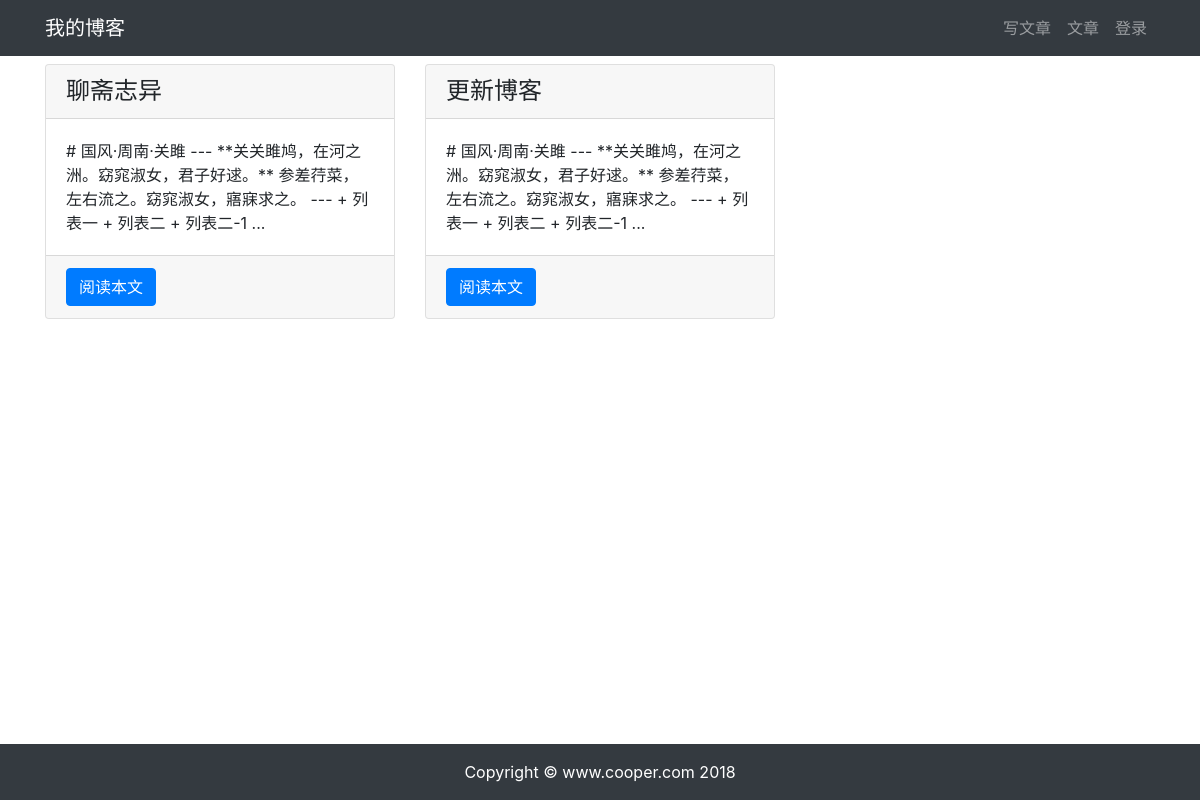
Before: /article/article-list/ with the older database file.
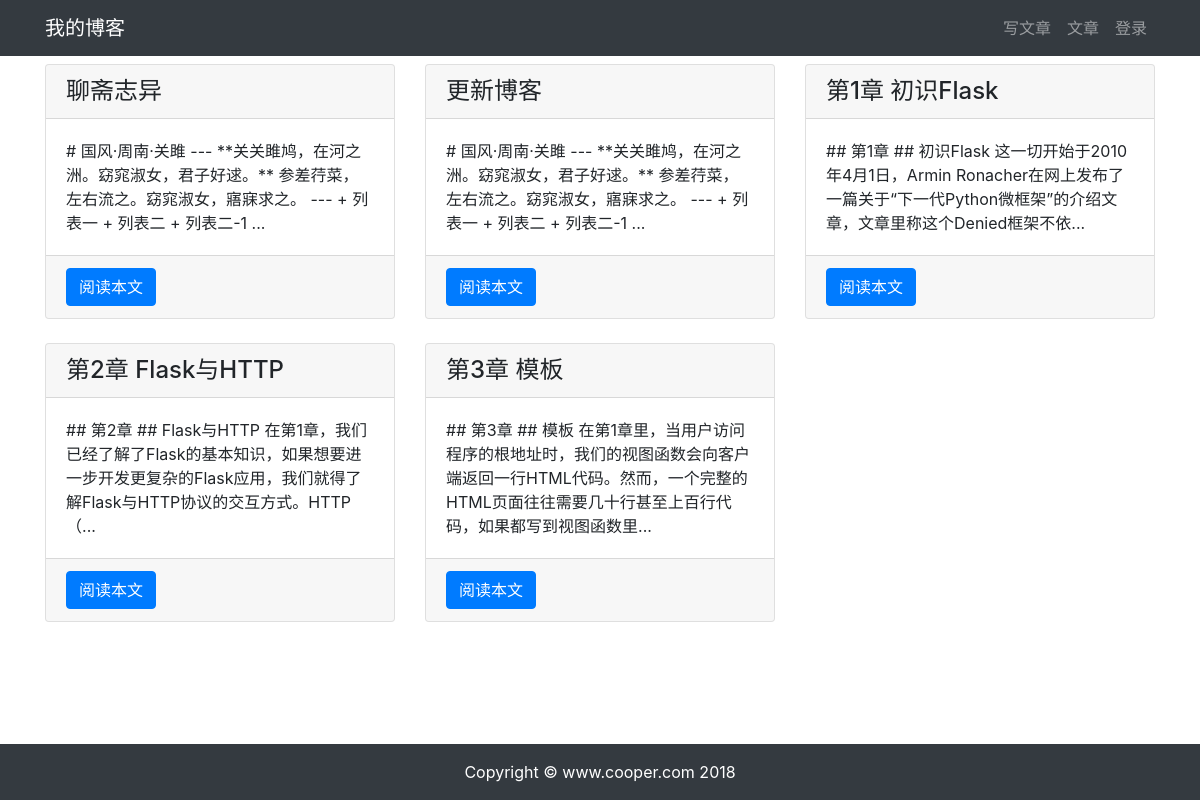
After: the same page with the newer database file.
### article/models.py (models this page shows, shortened)
class ArticlePost(models.Model):
    author = models.ForeignKey(User, on_delete=models.CASCADE)
    title = models.CharField(max_length=100)
    body = models.TextField()
    created = models.DateTimeField(default=timezone.now)
    updated = models.DateTimeField(auto_now=True)
    class Meta:
        ordering = ('created', '-created')
        verbose_name = '文章'
        verbose_name_plural = verbose_name

### article/views.py (the view)
# urls.py: path('article-list/', views.article_list, name='article_list'),
def article_list(request):
    articles = ArticlePost.objects.all()
    list_context = {'articles': articles}
    return render(request, 'article/list.html', list_context)

### templates/article/list.html (shortened to what this page needs)
{% extends "base.html" %}
{% load staticfiles %}
{% block content %}
<div class="container">
    <div class="row mt-2">
        {% for article in articles %}
        <div class="col-4 mb-4">
            <div class="card h-100">
                <h4 class="card-header">{{ article.title }}</h4>
                <div class="card-body">
                    <p class="card-text">{{ article.body|safe|slice:'100' }}...</p>
                </div>
                <div class="card-footer">
                    <a href="{% url 'article:article_detail' article.id %}" class="btn btn-primary">阅读本文</a>
                </div>
            </div>
        </div>
        {% endfor %}
    </div>
</div>
{% endblock content %}

Changed rows visible on the page:
added ArticlePost: title "第1章 初识Flask", body "## 第1章 ## 初识Flask 这一切开始于2010年4月1日，Armin Ronacher在网上发布了一篇关于“下一代Python微框架”的介绍文章，文章里称这个Denied框架不依"
added ArticlePost: title "第2章 Flask与HTTP", body "## 第2章 ## Flask与HTTP 在第1章，我们已经了解了Flask的基本知识，如果想要进一步开发更复杂的Flask应用，我们就得了解Flask与HTTP协议的交互方式。HTTP（"
added ArticlePost: title "第3章 模板", body "## 第3章 ## 模板 在第1章里，当用户访问程序的根地址时，我们的视图函数会向客户端返回一行HTML代码。然而，一个完整的HTML页面往往需要几十行甚至上百行代码，如果都写到视图函数里"
